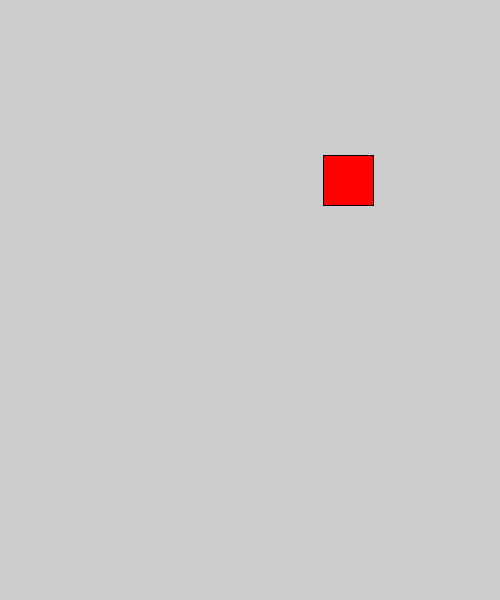
Frame 1 (no input)
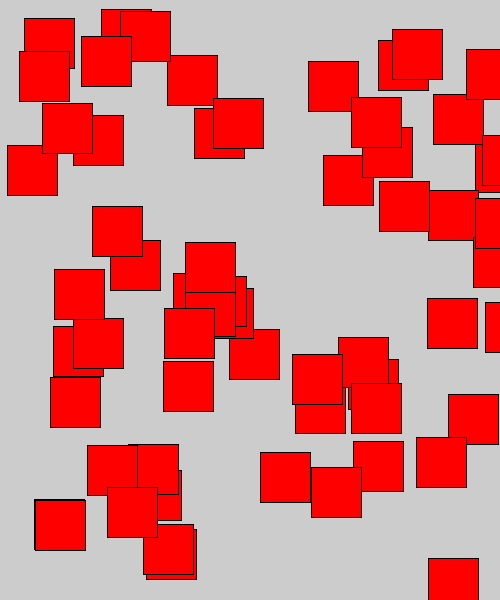
Frame 60 (the mouse pressed at the canvas centre just before this capture)
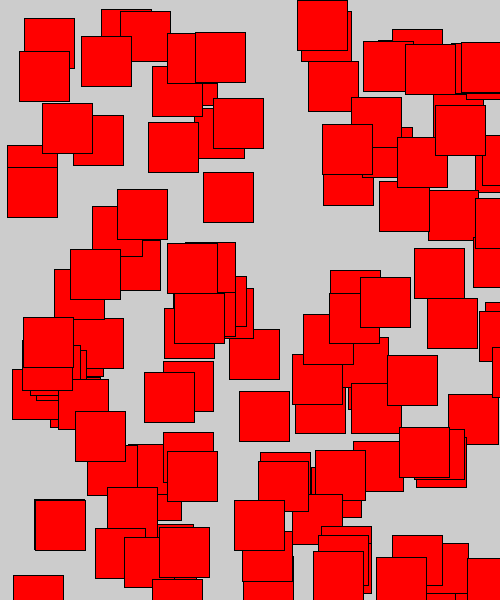
Frame 120 (the mouse held since frame 60 and released just before this capture)

The Processing sketch that drew these frames (run headless with seeded random() and noise(); from frame 60 on, the mouse is pressed at the canvas centre):

// Processing sketch: rect_in_many_places
// ── rect_in_many_places.pde
float circleX;
float circleY;
 void setup()
{size(500,600);

}
void draw()
{stroke(0);
circleX=random(width);
circleY=random(height);
fill(255,0,0);
rect(circleX,circleY,50,50);

}
